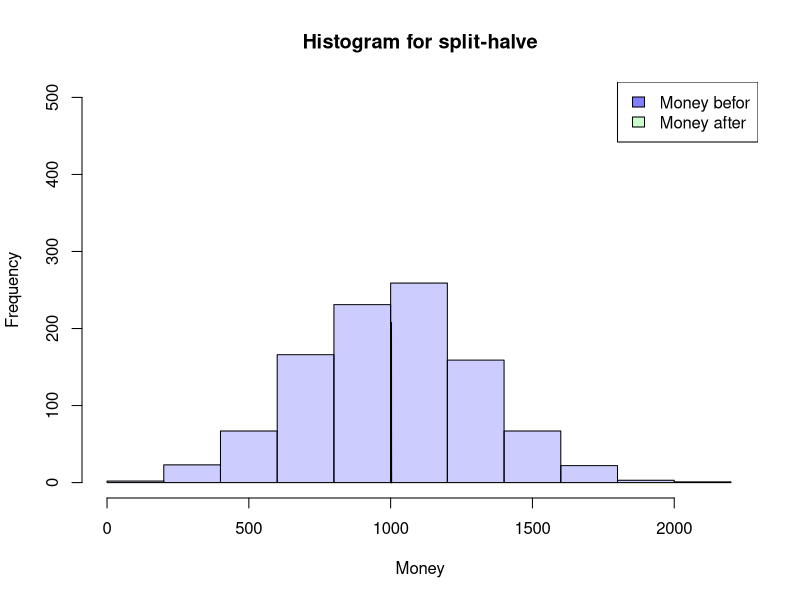
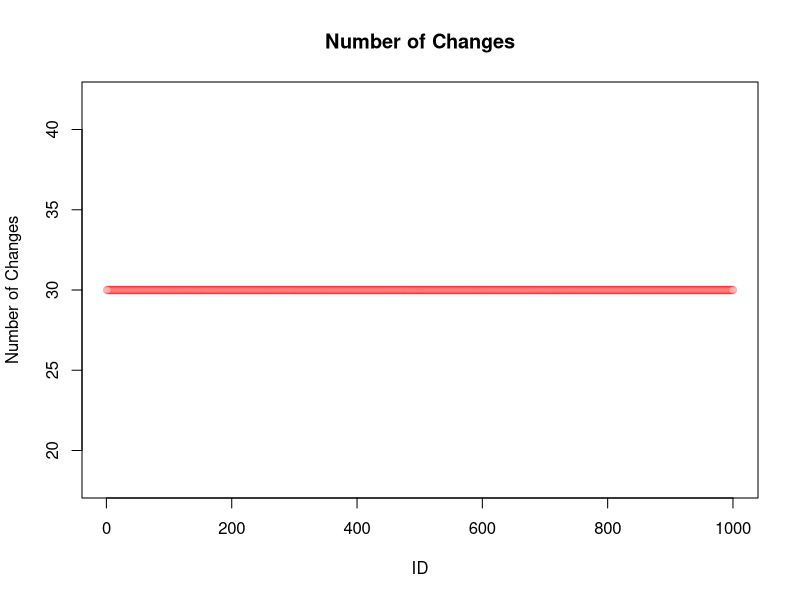
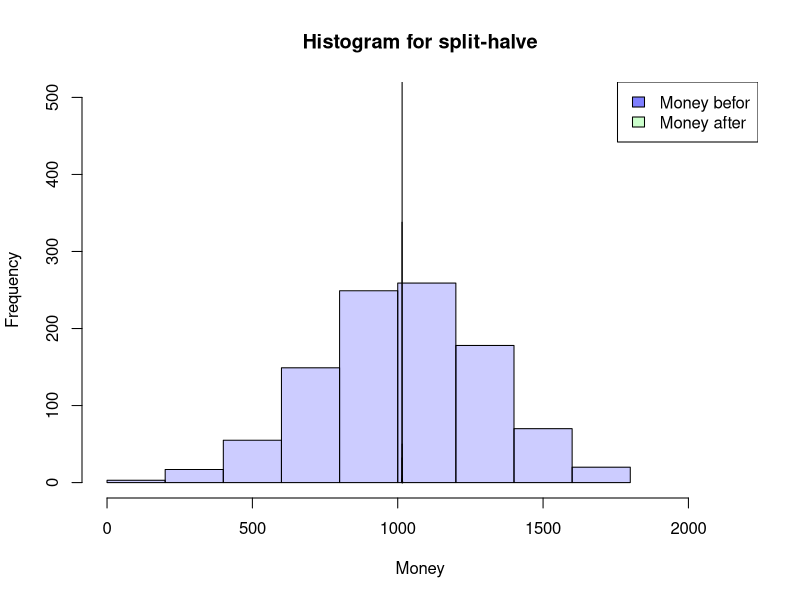
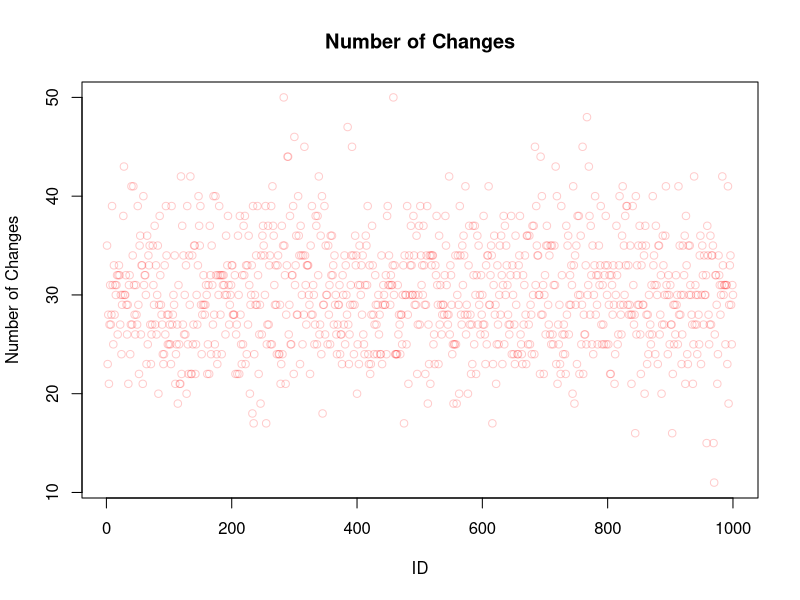
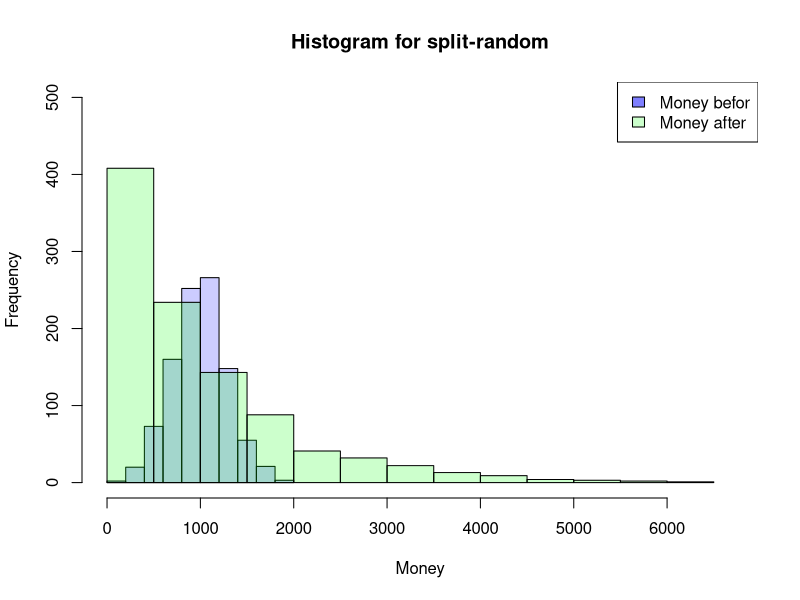
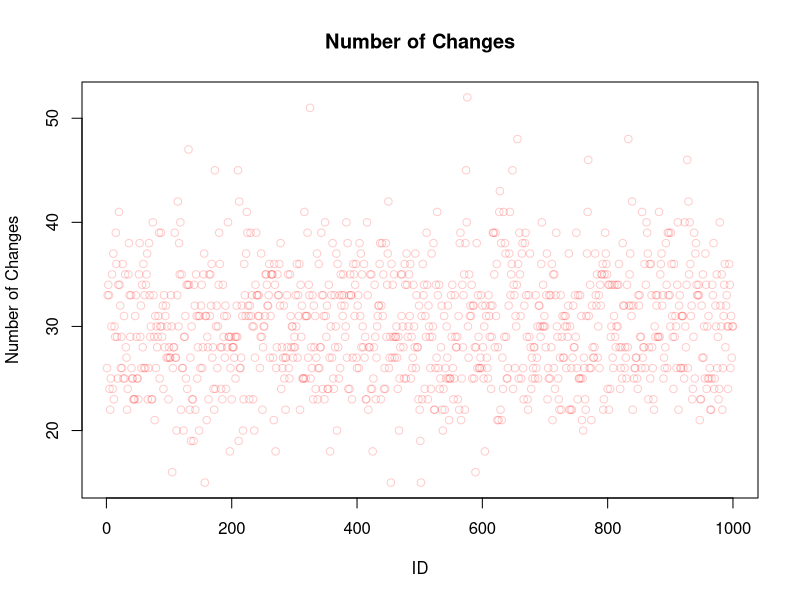
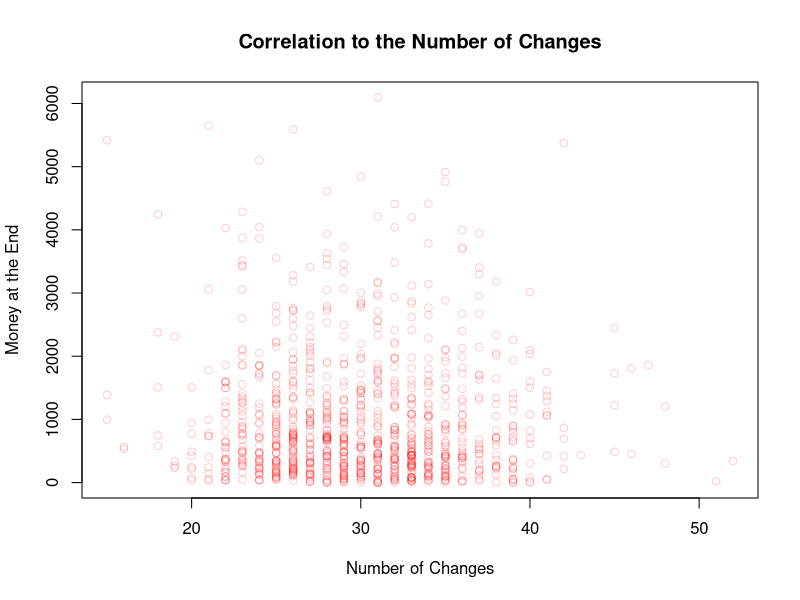
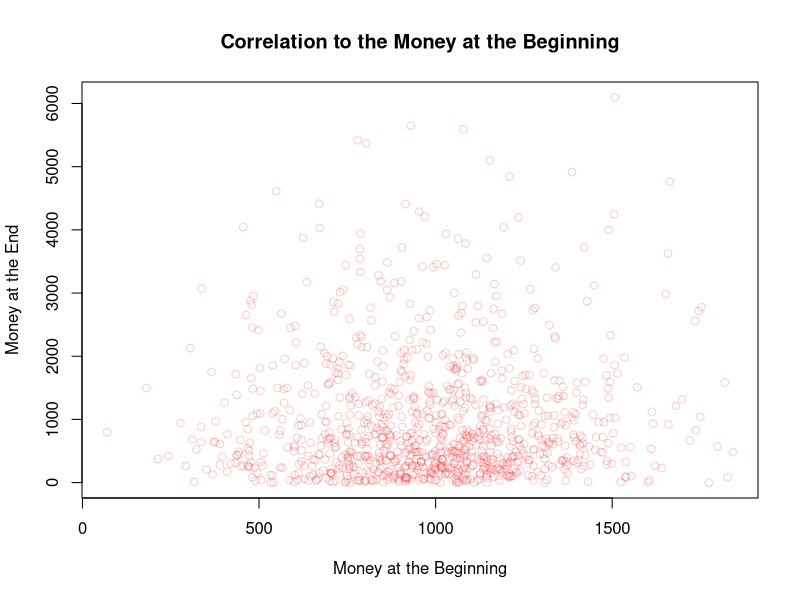

Write the R code that produced these figures, in order.
## ---- chunk 1
SplitHalve <- function (nAgent, maxExchange, Money_mean=1000, Money_sd=300) {
  df <- data.frame(ID=seq(1,nAgent),
                   nE=0,
                   Ms=rnorm(nAgent, mean = Money_mean, sd = Money_sd),
                   MT=0,Me=0)
  df$Me <- df$Ms
  iE <- 1
  while (iE <= maxExchange) {
    df$MT <- df$Me
    rdf <- sample(df[df$nE < iE,"ID"], size=2)
    df[(df$ID == rdf[1] | df$ID == rdf[2]),"nE"] <-
      df[(df$ID == rdf[1] | df$ID == rdf[2]),"nE"]+1
    df[(df$ID == rdf[1] | df$ID == rdf[2]),"Me"] <-
      sum(df[(df$ID == rdf[1] | df$ID == rdf[2]),"MT"])/2
    if (NROW(df[df$nE < iE,"ID"]) < 2) {
      iE <- iE+1
      }
  }
  return(df)
}

## ---- chunk 2
df <- SplitHalve(1000,30)

summary(df)
hist(df$Ms, xlab="Money",main="Histogram for split-halve",
     col=rgb(0,0,1,0.2),
     xlim=c(0,max(c(df$Me,df$Ms)*1.1)),ylim=c(0,nrow(df)/2))
hist(df$Me, col=rgb(0,1,0,0.2),
     add=TRUE)
legend('topright', c('Money befor', 'Money after'),
       fill=c(rgb(0,0,1,0.5), rgb(0,1,0,0.2)))

plot(df$ID,df$nE,main="Number of Changes",
     xlab="ID",ylab="Number of Changes",
     col=rgb(1,0,0,0.2))

## ---- chunk 3
SplitHalve2 <- function(nAgent,maxExchange,Money_mean=1000,Money_sd=300) {
  df <- data.frame(ID=seq(1,nAgent),
                   nE=0,
                   Ms=rnorm(nAgent, mean = Money_mean, sd = Money_sd),
                   MT=0,Me=0)
  df$Me <- df$Ms
  iE <- 1
  while (iE <= maxExchange) {
    df$MT <- df$Me
    rdf <- sample(df$ID, size=2)
    df[(df$ID == rdf[1] | df$ID == rdf[2]),"nE"] <-
      df[(df$ID == rdf[1] | df$ID == rdf[2]),"nE"]+1
    df[(df$ID == rdf[1] | df$ID == rdf[2]),"Me"] <-
      sum(df[(df$ID == rdf[1] | df$ID == rdf[2]),"MT"])/2
    iE <- iE+1
  }
  return(df)
}
## ---- chunk 4
df <- SplitHalve2(1000,15000)

summary(df)
hist(df$Ms, xlab="Money",main="Histogram for split-halve",
     col=rgb(0,0,1,0.2),
     xlim=c(0,max(c(df$Me,df$Ms)*1.1))*1.1,ylim=c(0,nrow(df)/2))
hist(df$Me, col=rgb(0,1,0,0.2),
     add=TRUE)
legend('topright', c('Money befor', 'Money after'),
       fill=c(rgb(0,0,1,0.5), rgb(0,1,0,0.2)))

plot(df$ID,df$nE,main="Number of Changes",
     xlab="ID",ylab="Number of Changes",
     col=rgb(1,0,0,0.2))
## ---- chunk 5
SplitRandom <- function(nAgent,maxExchange,Money_mean=1000,Money_sd=300) {
  df <- data.frame(ID=seq(1,nAgent),
                   nE=0,
                   Ms=rnorm(nAgent, mean = Money_mean, sd = Money_sd),
                   MT=0,Me=0)
  df$Me <- df$Ms
  iE <- 1
  while (iE <= maxExchange) {
    df$MT <- df$Me
    rdf <- sample(df$ID, size=2)
    rds <- sample(0:100, size=1)/100
    df[(df$ID == rdf[1] | df$ID == rdf[2]),"nE"] <-
      df[(df$ID == rdf[1] | df$ID == rdf[2]),"nE"]+1
    df[(df$ID == rdf[1] | df$ID == rdf[2]),"Me"] <-
      sum(df[(df$ID == rdf[1] | df$ID == rdf[2]),"MT"])*c(rds,1-rds)
    iE <- iE+1
  }
  return(df)
}

## ---- chunk 6
df <- SplitRandom(1000,15000)

summary(df)
hist(df$Ms, xlab="Money",main="Histogram for split-random",
     col=rgb(0,0,1,0.2),
     xlim=c(0,max(c(df$Me,df$Ms)*1.1)),ylim=c(0,nrow(df)/2))
hist(df$Me, col=rgb(0,1,0,0.2),
     add=TRUE)
legend('topright', c('Money befor', 'Money after'),
       fill=c(rgb(0,0,1,0.5), rgb(0,1,0,0.2)))

plot(df$ID,df$nE,main="Number of Changes",
     xlab="ID",ylab="Number of Changes",
     col=rgb(1,0,0,0.2))
## ---- chunk 7
plot(df$nE,df$Me,main="Correlation to the Number of Changes",
     xlab="Number of Changes",ylab="Money at the End",
     col=rgb(1,0,0,0.2))

plot(df$Ms,df$Me,main="Correlation to the Money at the Beginning",
     xlab="Money at the Beginning",ylab="Money at the End",
     col=rgb(1,0,0,0.2))

plot(df$ID,df$Me,main="Correlation to the ID",
     xlab="ID",ylab="Money at the End",
     col=rgb(1,0,0,0.2))
## ---- chunk 8
SplitRandom2 <- function(nAgent,maxExchange,Money_mean=1000,Money_sd=300) {
  df <- data.frame(ID=seq(1,nAgent),
                   nE=0,
                   Ms=rnorm(nAgent, mean = Money_mean, sd = Money_sd),
                   MT=0,Me=0)
  df$Me <- df$Ms
  iE <- 1
  while (iE <= maxExchange) {
    df$MT <- df$Me
    rdf <- sample(df$ID, size=2)
    rds <- sample(30:70, size=1)/100
    df[(df$ID == rdf[1] | df$ID == rdf[2]),"nE"] <-
      df[(df$ID == rdf[1] | df$ID == rdf[2]),"nE"]+1
    df[(df$ID == rdf[1] | df$ID == rdf[2]),"Me"] <-
      sum(df[(df$ID == rdf[1] | df$ID == rdf[2]),"MT"])*c(rds,1-rds)
    iE <- iE+1
  }
  return(df)
}
## ---- chunk 9
df <- SplitRandom2(1000,15000)

summary(df)
hist(df$Ms, xlab="Money",main="Histogram for split-random (30%-70%)",
     col=rgb(0,0,1,0.2),
     xlim=c(0,max(c(df$Me,df$Ms)*1.1)),ylim=c(0,nrow(df)/2))
hist(df$Me, col=rgb(0,1,0,0.2),
     add=TRUE)
legend('topright', c('Money befor', 'Money after'),
       fill=c(rgb(0,0,1,0.5), rgb(0,1,0,0.2)))
## ---- chunk 10
SplitRandomR <- function(nAgent,maxExchange,Money_mean=1000,Money_sd=300) {
  df <- data.frame(ID=seq(1,nAgent),
                   nE=0,
                   Ms=rnorm(nAgent, mean = Money_mean, sd = Money_sd),
                   MT=0,Me=0)
  df$Me <- df$Ms
  iE <- 1
  while (iE <= maxExchange) {
    df$MT <- df$Me
    rdf <- sample(df[df$nE < iE,"ID"], size=2)
    rds <- sample(0:100, size=1)/100
    df[(df$ID == rdf[1] | df$ID == rdf[2]),"nE"] <-
      df[(df$ID == rdf[1] | df$ID == rdf[2]),"nE"]+1
    df[(df$ID == rdf[1] | df$ID == rdf[2]),"Me"] <-
      sum(df[(df$ID == rdf[1] | df$ID == rdf[2]),"MT"])*c(rds,1-rds)
    if (NROW(df[df$nE < iE,"ID"]) < 2) {
      iE <- iE+1
    }
  }
  return(df)
}
## ---- chunk 11
df <- SplitRandomR(1000,30)

summary(df)
hist(df$Ms, xlab="Money",main="Histogram for split-random Restricted",
     col=rgb(0,0,1,0.2),
     xlim=c(0,max(c(df$Me,df$Ms)*1.1)),ylim=c(0,nrow(df)/2))
hist(df$Me, col=rgb(0,1,0,0.2),
     add=TRUE)
legend('topright', c('Money befor', 'Money after'),
       fill=c(rgb(0,0,1,0.5), rgb(0,1,0,0.2)))

plot(df$ID,df$nE,main="Number of Changes",
     xlab="ID",ylab="Number of Changes",
     col=rgb(1,0,0,0.2))
## ---- chunk 12
df <- SplitRandomR(1000,1)

hist(df$Ms, xlab="Money",main="Histogram for split-random Restricted",
     col=rgb(0,0,1,0.2),
     xlim=c(0,max(c(df$Me,df$Ms))*1.1),ylim=c(0,nrow(df)/2))
hist(df$Me, col=rgb(0,1,0,0.2),
     add=TRUE)
legend('topright', c('Money befor', 'Money after'),
       fill=c(rgb(0,0,1,0.5), rgb(0,1,0,0.2)))

## ---- chunk 13
df <- SplitRandomR(1000,2)

hist(df$Ms, xlab="Money",main="Histogram for split-random Restricted",
     col=rgb(0,0,1,0.2),
     xlim=c(0,max(c(df$Me,df$Ms)))*1.1,ylim=c(0,nrow(df)/2))
hist(df$Me, col=rgb(0,1,0,0.2),
     add=TRUE)
legend('topright', c('Money befor', 'Money after'),
       fill=c(rgb(0,0,1,0.5), rgb(0,1,0,0.2)))

## ---- chunk 14
df1_even <- SplitRandomR(1000,1,1000,0)

hist(df1_even$Ms, xlab="Money",main="Histogram for split-random Restricted",
     col=rgb(0,0,1,0.2),
     xlim=c(0,max(c(df1_even$Me,df1_even$Ms))*1.1),ylim=c(0,nrow(df1_even)))
hist(df1_even$Me, col=rgb(0,1,0,0.2),
     add=TRUE)
legend('topright', c('Money befor', 'Money after'),
       fill=c(rgb(0,0,1,0.5), rgb(0,1,0,0.2)))
## ---- chunk 15
df1_summary <- data.frame("Mean"=mean(df1_even$Me),
                          "Median"=median(df1_even$Me),
                          "nAover1000"=nrow(df1_even[df1_even$Me>1000,])) 
                          # number of Agents with more than 1000
df1_summary
## ---- chunk 16
df2_even <- SplitRandomR(1000,2,1000,0)

hist(df2_even$Ms, xlab="Money",main="Histogram for split-random Restricted",
     col=rgb(0,0,1,0.2),
     xlim=c(0,max(c(df2_even$Me,df2_even$Ms))*1.1),ylim=c(0,nrow(df2_even)))
hist(df2_even$Me, col=rgb(0,1,0,0.2),
     add=TRUE)
legend('topright', c('Money befor', 'Money after'),
       fill=c(rgb(0,0,1,0.5), rgb(0,1,0,0.2)))
## ---- chunk 17
df2_summary <- data.frame("Mean"=mean(df2_even$Me),
                          "Median"=median(df2_even$Me),
                          "nAover1000"=nrow(df2_even[df2_even$Me>1000,])) 
                          # number of Agents with more than 1000
df2_summary
## ---- chunk 18
df3_even <- SplitRandomR(1000,3,1000,0)

hist(df3_even$Ms, xlab="Money",main="Histogram for split-random Restricted",
     col=rgb(0,0,1,0.2),
     xlim=c(0,max(c(df3_even$Me,df3_even$Ms))*1.1),ylim=c(0,nrow(df3_even)))
hist(df3_even$Me, col=rgb(0,1,0,0.2),
     add=TRUE)
legend('topright', c('Money befor', 'Money after'),
       fill=c(rgb(0,0,1,0.5), rgb(0,1,0,0.2)))
## ---- chunk 19
df3_summary <- data.frame("Mean"=mean(df3_even$Me),
                          "Median"=median(df3_even$Me),
                          "nAover1000"=nrow(df3_even[df3_even$Me>1000,])) 
                          # number of Agents with more than 1000
df3_summary
## ---- chunk 20
win_stab_prob <- function( Moneyvec ) {
  df <- data.frame(Money=Moneyvec,
                   winprobability=0)
  MMA <- median(df[, 1])
  for(i in 1:nrow(df)) {
    MA <- df[i,1]
    MoA <- df[c(-i),1]
    WP <- MoA*0
    for(ii in 1:NROW(MoA)) {
      Sum_M <- MA + MoA[ii]
      if (Sum_M == 0) {
        WP[ii] <- 1.00
      } else {
        WP[ii] <- WP[ii] <- 1-min(1, MMA/Sum_M)
      }
    }
    df[i,2] <- round(mean(WP), digits =3)
  }
  return(df)
}
## ---- chunk 21
prob_start <- win_stab_prob(df1_even$Ms)[, 2]
plot(prob_start,
     type = "l",
     lwd = 5,
     main="Getting over the Median",
     xlab="ID",
     ylab="Probability",
     ylim=c(0,1),
     col=rgb(0,0,1,1),)
## ---- chunk 22
prob_after1 <- win_stab_prob(df1_even$Me)
prob_after1 <- prob_after1[order(prob_after1$Money, decreasing = FALSE), ]
popMean <- mean(prob_after1[, 2])
plot(prob_after1,
     lwd = 5,
     main=c("Populationmean", popMean),
     xlab="Money",
     ylab="Probability",
     ylim=c(0,1),
     col=rgb(0,0,1,0.1))
     abline(h=popMean,
            col =rgb(1,0,0,1))
## ---- chunk 23
prob_after2 <- win_stab_prob(df2_even$Me)
prob_after2 <- prob_after2[order(prob_after2$Money, decreasing = FALSE), ]
popMean <- mean(prob_after2[, 2])
plot(prob_after2,
     lwd = 5,
     main=c("Populationmean", popMean),
     xlab="Money",
     ylab="Probability",
     ylim=c(0,1),
     col=rgb(0,0,1,0.1))
     abline(h=popMean,
            col =rgb(1,0,0,1))
## ---- chunk 24
prob_after3 <- win_stab_prob(df3_even$Me)
prob_after3 <- prob_after3[order(prob_after3$Money, decreasing = FALSE), ]
popMean <- mean(prob_after3[, 2])
plot(prob_after3,
     lwd = 5,
     main=c("Populationmean", popMean),
     xlab="Money",
     ylab="Probability",
     ylim=c(0,1),
     col=rgb(0,0,1,0.1))
     abline(h=popMean,
            col =rgb(1,0,0,1))
## ---- chunk 25
df15_even <- SplitRandomR(1000,15,1000,0)

prob_after15 <- win_stab_prob(df15_even$Me)
prob_after15 <- prob_after15[order(prob_after15$Money, decreasing = FALSE), ]
popMean <- mean(prob_after15[, 2])
plot(prob_after15,
     lwd = 5,
     main=c("Populationmean", popMean),
     xlab="Money",
     ylab="Probability",
     ylim=c(0,1),
     col=rgb(0,0,1,0.1))
     abline(h=popMean,
            col =rgb(1,0,0,1))
